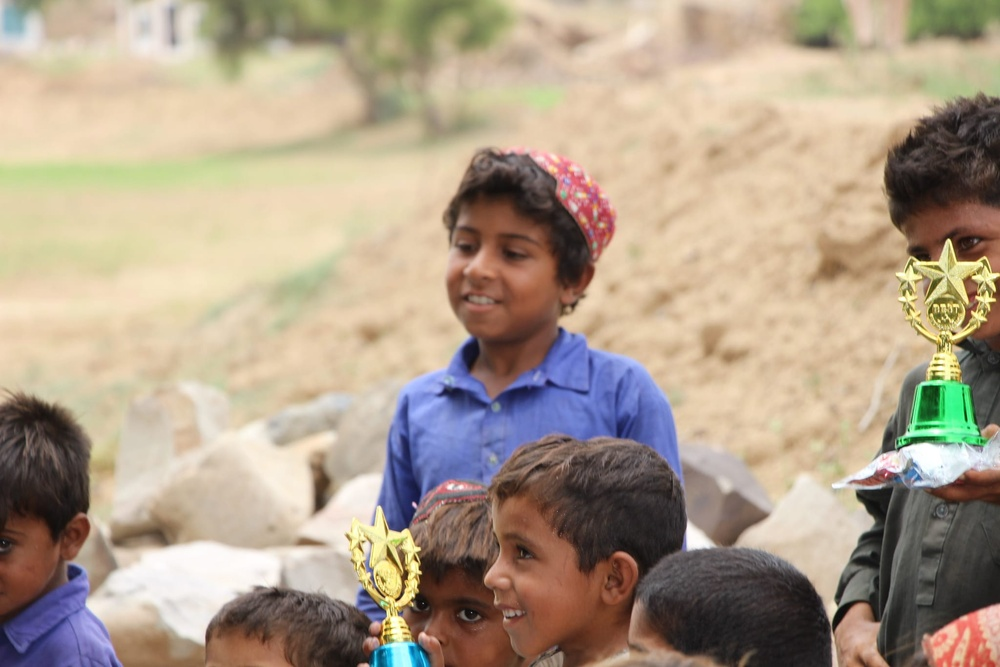
#> input picture fahad.jpg, 1000 x 667 px, shrunk from 2048 x 1365 before the run, given in place of the camera
$ python red_object_tracking.py
#> lines starting #> are read from the running program, lines starting #| are printed output that depends on the picture; after the words box and inside, x2 and y2 are one past the last pixel; in counts of white or black regions, pixels touching at a corner belong together
# Take each frame of the video
# Convert from BGR to HSV color-space
# We threshold the HSV image for a range of blue color
# Now extract the blue object alone, we can do whatever on that image we want.

import cv2
import numpy as np

# Initialize video capture
capture = cv2.VideoCapture(0)

while True:
    ret, frame = capture.read()
#> frame is the input picture: shape (667, 1000, 3); mean B, G, R 138.5, 158.2, 174.7
    if not ret:
        break

    # Convert the frame to the HSV color space
    hsv_frame = cv2.cvtColor(frame, cv2.COLOR_BGR2HSV)
#> hsv_frame: shape (667, 1000, 3); mean H, S, V 29.4, 69.1, 180.4

    # Define the lower and upper bounds for the red color in HSV
    lower_red1 = np.array([0, 50, 50])
    upper_red1 = np.array([30, 255, 255])

    # Create a mask to isolate the red color
    mask = cv2.inRange(hsv_frame, lower_red1, upper_red1)
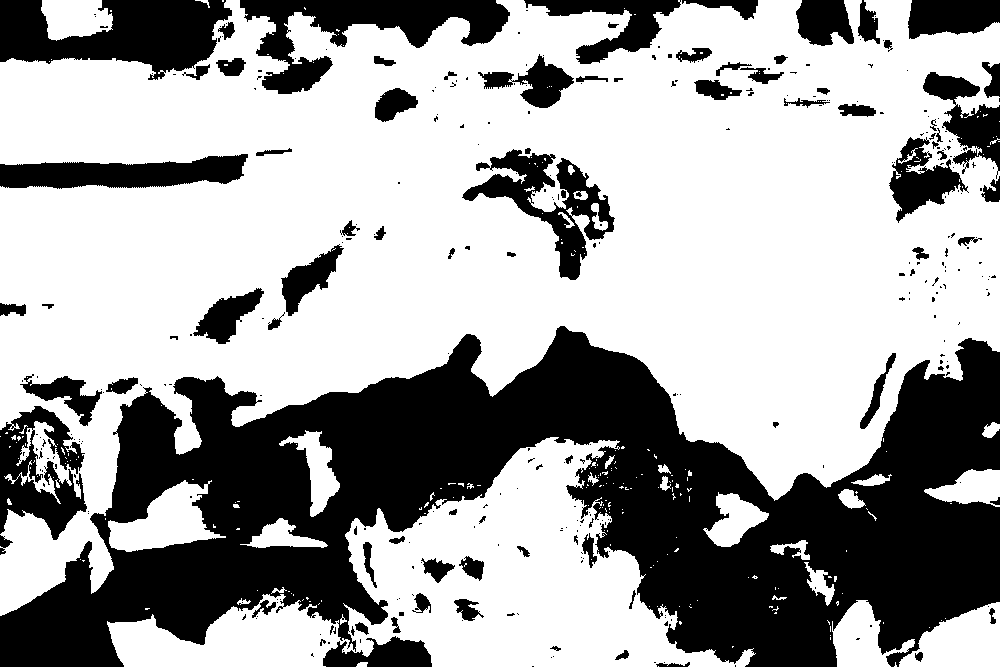
#> mask: shape (667, 1000); 64.1% white; 336 black regions (250 under 20 px), largest, box (x1, y1, x2, y2) and area: (0, 326, 1000, 667) 163505, (0, 0, 232, 80) 11380, (240, 0, 510, 94) 9851

    # Apply bitwise AND operation to highlight red regions
    res = cv2.bitwise_and(frame, frame, mask=mask)
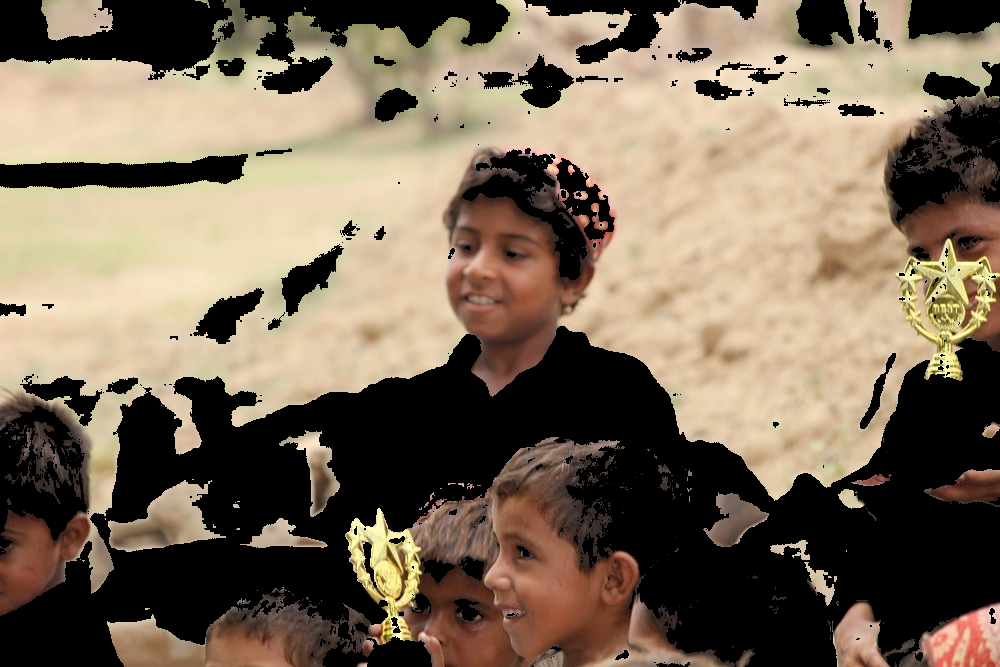
#> res: shape (667, 1000, 3); mean B, G, R 88.9, 107.8, 123.7

    cv2.imshow('frame', frame)
    cv2.imshow('mask', mask)
    cv2.imshow('res', res)

    k = cv2.waitKey(5) & 0xFF
#> (key Esc is pressed here)
    if k == 27:
        break

capture.release()
cv2.waitKey(0)
cv2.destroyAllWindows()

$ run again, on live sketch.png
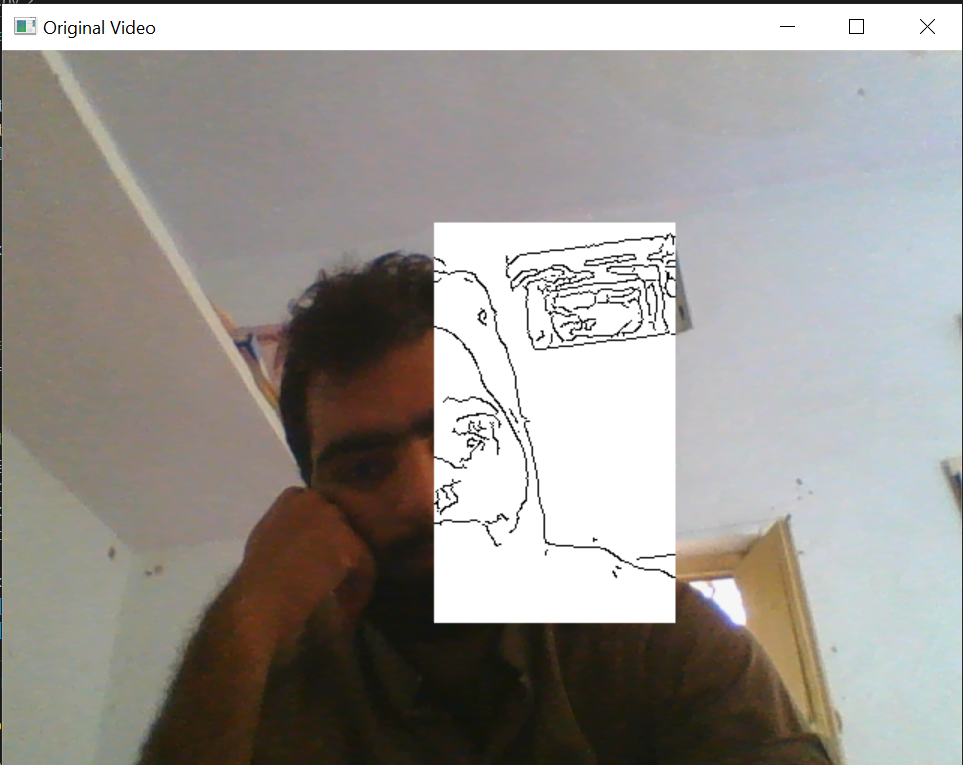
#> input picture live sketch.png, 963 x 765 px, given in place of the camera
#> frame is the input picture: shape (765, 963, 3); mean B, G, R 147.8, 152.1, 155.7
#> hsv_frame: shape (765, 963, 3); mean H, S, V 47, 39.5, 159
#> `mask = cv2.inRange(hsv_frame, lower_red1, upper_red1)`:
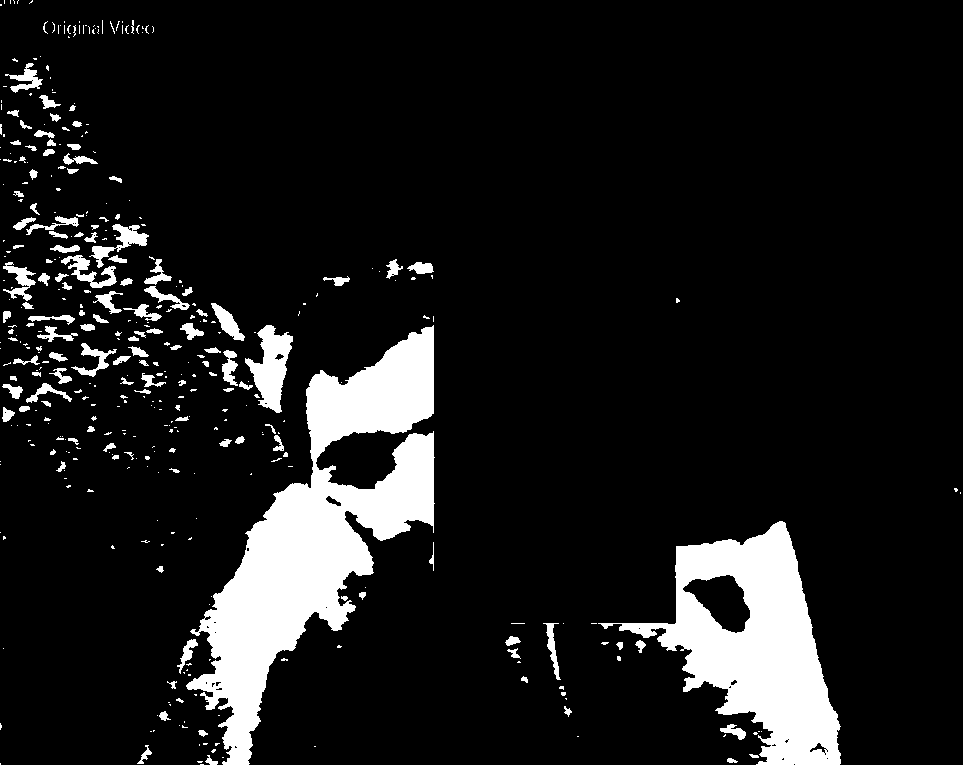
#> mask: shape (765, 963); 10.8% white; 407 white regions (276 under 20 px), largest, box (x1, y1, x2, y2) and area: (186, 325, 435, 765) 38368, (598, 521, 841, 765) 24536, (245, 325, 293, 413) 2159
#> `res = cv2.bitwise_and(frame, frame, mask=mask)`:
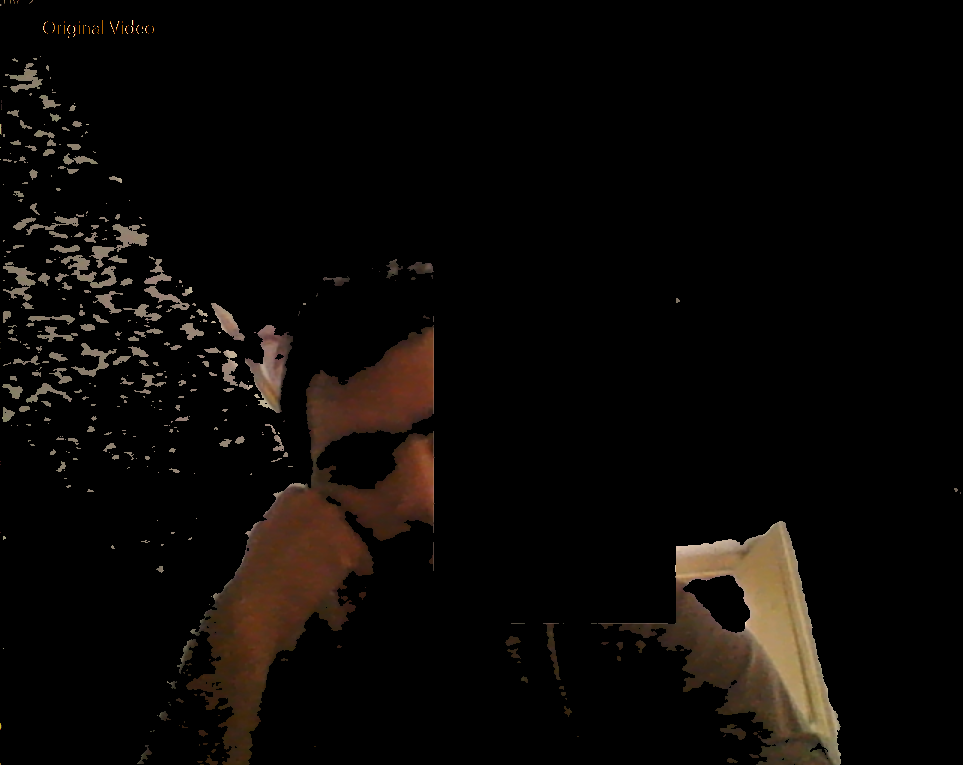
#> res: shape (765, 963, 3); mean B, G, R 5.9, 8.2, 11.1
